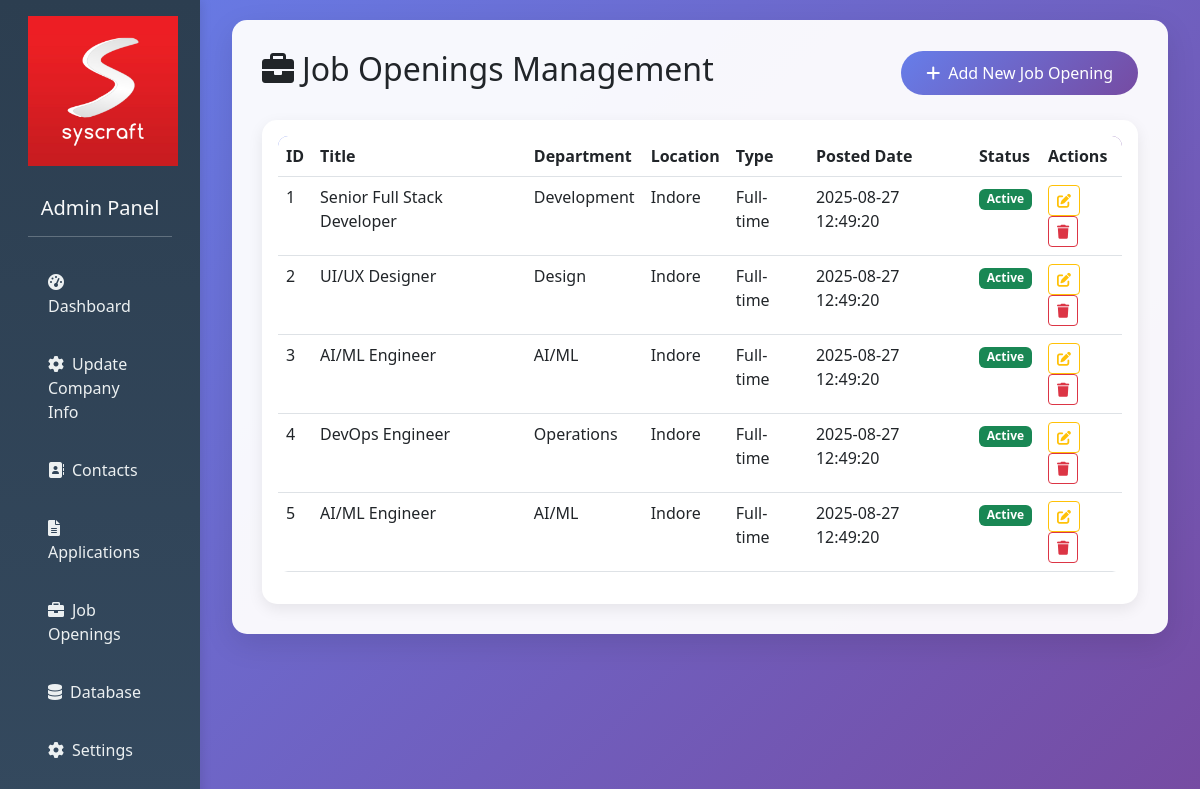
Screenshot of /admin/jobs with the database file from the repository.
### tables this page shows
CREATE TABLE job_openings (
            id INTEGER PRIMARY KEY AUTOINCREMENT,
            title TEXT NOT NULL,
            department TEXT,
            description TEXT,
            requirements TEXT,
            location TEXT DEFAULT 'Indore',
            employment_type TEXT DEFAULT 'Full-time',
            posted_date TIMESTAMP DEFAULT CURRENT_TIMESTAMP,
            is_active BOOLEAN DEFAULT 1
        );

### templates/main.py (the view)
@app.route("/admin/jobs")
def jobs_list():
    jobs = get_active_job_openings()
    return render_template("admin_jobs.html", jobs=jobs)

### tools/hr_jobs.py (called while the page is built)
def get_active_job_openings():
    conn = sqlite3.connect(DB_PATH)
    cursor = conn.cursor()
    cursor.execute('''
        SELECT id, title, department, description, requirements, location, employment_type, posted_date
        FROM job_openings
        WHERE is_active = 1
        ORDER BY posted_date DESC
    ''')
    jobs = cursor.fetchall()
    conn.close()
    return [
        {
            "id": job[0],
            "title": job[1],
            "department": job[2],
            "description": job[3],
            "requirements": job[4],
            "location": job[5],
            "employment_type": job[6],
            "posted_date": job[7]
        }
        for job in jobs
    ]

### templates/admin_jobs.html (shortened to what this page needs)
{% extends "base.html" %}
{% block content %}
<div class="d-flex justify-content-between align-items-center mb-4">
    <h2><i class="fas fa-briefcase me-2"></i>Job Openings Management</h2>
    <a href="/admin/jobs/add" class="btn btn-primary">
        <i class="fas fa-plus me-2"></i>Add New Job Opening
    </a>
</div>
{% if jobs %}
<div class="card">
    <div class="card-body">
        <div class="table-responsive">
            <table class="table table-hover">
                <thead>
                    <tr>
                        <th>ID</th>
                        <th>Title</th>
                        <th>Department</th>
                        <th>Location</th>
                        <th>Type</th>
                        <th>Posted Date</th>
                        <th>Status</th>
                        <th>Actions</th>
                    </tr>
                </thead>
                <tbody>
                    {% for job in jobs %}
                    <tr>
                        <td>{{ job.id }}</td>
                        <td>{{ job.title }}</td>
                        <td>{{ job.department }}</td>
                        <td>{{ job.location }}</td>
                        <td>{{ job.employment_type }}</td>
                        <td>{{ job.posted_date }}</td>
                        <td>
                            <span class="badge bg-success">Active</span>
                        </td>
                        <td>
                            <a href="/admin/jobs/{{ job.id }}/edit" class="btn btn-sm btn-outline-warning">
                                <i class="fas fa-edit"></i>
                            </a>
                            <form method="POST" action="/admin/jobs/{{ job.id }}/delete" class="d-inline"
                                  onsubmit="return confirm('Are you sure you want to delete this job opening?')">
                                <button type="submit" class="btn btn-sm btn-outline-danger">
                                    <i class="fas fa-trash"></i>
                                </button>
                            </form>
                        </td>
                    </tr>
                    {% endfor %}
                </tbody>
            </table>
        </div>
    </div>
</div>
{% endif %}
{% endblock %}

### templates/base.html (shortened to what this page needs)
<!DOCTYPE html>
<html lang="en">
<head>
    <link href="https://cdn.jsdelivr.net/npm/bootstrap@5.3.0/dist/css/bootstrap.min.css" rel="stylesheet">
    <link href="https://cdnjs.cloudflare.com/ajax/libs/font-awesome/6.0.0/css/all.min.css" rel="stylesheet">
</head>
<body>
    <div class="container-fluid">
        <div class="row">
            <div class="col-md-2 sidebar">
                <div class="p-3">
                    <div class="text-center">
                        <img src="/static/images/logo2.png" alt="Syscraft" class="logo img-fluid">
                        <h5 class="text-light">Admin Panel</h5>
                    </div>
                    <hr class="text-light">
                    <nav class="nav flex-column">
                        <a class="nav-link" href="/admin/dashboard"><i class="fas fa-tachometer-alt me-2"></i>Dashboard</a>
                        <a class="nav-link" href="/admin/company"><i class="fas fa-cog me-2"></i>Update Company Info</a>
                        <a class="nav-link" href="/admin/contacts"><i class="fas fa-address-book me-2"></i>Contacts</a>
                        <a class="nav-link" href="/admin/applications"><i class="fas fa-file-alt me-2"></i>Applications</a>
                        <a class="nav-link" href="/admin/jobs"><i class="fas fa-briefcase me-2"></i>Job Openings</a>
                        <a class="nav-link" href="/admin/database"><i class="fas fa-database me-2"></i>Database</a>
                        <a class="nav-link" href="/admin/settings"><i class="fas fa-cog me-2"></i>Settings</a>
                    </nav>
                </div>
            </div>
            <div class="col-md-10">
                <div class="main-content">
                    {% block content %}{% endblock %}
                </div>
            </div>
        </div>
    </div>
</body>
</html>

### templates/base.html (style rules this page uses)
body { background: linear-gradient(135deg, #667eea 0%, #764ba2 100%); min-height: 100vh; font-family: 'Segoe UI', Tahoma, Geneva, Verdana, sans-serif; }
.sidebar { background: linear-gradient(180deg, #2c3e50 0%, #34495e 100%); min-height: 100vh; box-shadow: 2px 0 10px rgba(0,0,0,0.1); }
.sidebar .nav-link { color: #ecf0f1; padding: 12px 20px; margin: 5px 0; border-radius: 8px; transition: all 0.3s ease; }
.main-content { background: rgba(255, 255, 255, 0.95); border-radius: 15px; box-shadow: 0 10px 30px rgba(0,0,0,0.1); margin: 20px; padding: 30px; }
.card { border: none; border-radius: 15px; box-shadow: 0 5px 15px rgba(0,0,0,0.08); transition: transform 0.3s ease; }
.btn-primary { background: linear-gradient(135deg, #667eea 0%, #764ba2 100%); border: none; border-radius: 25px; padding: 10px 25px; }
.table { border-radius: 10px; overflow: hidden; }
.table thead { background: linear-gradient(135deg, #667eea 0%, #764ba2 100%); color: white; }
.logo { max-width: 150px; margin-bottom: 30px; }

### rows the page displays
job_openings: id "1", title "Senior Full Stack Developer", department "Development", location "Indore", employment_type "Full-time", posted_date "2025-08-27 12:49:20"
job_openings: id "2", title "UI/UX Designer", department "Design", location "Indore", employment_type "Full-time", posted_date "2025-08-27 12:49:20"
job_openings: id "3", title "AI/ML Engineer", department "AI/ML", location "Indore", employment_type "Full-time", posted_date "2025-08-27 12:49:20"
job_openings: id "4", title "DevOps Engineer", department "Operations", location "Indore", employment_type "Full-time", posted_date "2025-08-27 12:49:20"
job_openings: id "5", title "AI/ML Engineer", department "AI/ML", location "Indore", employment_type "Full-time", posted_date "2025-08-27 12:49:20"
